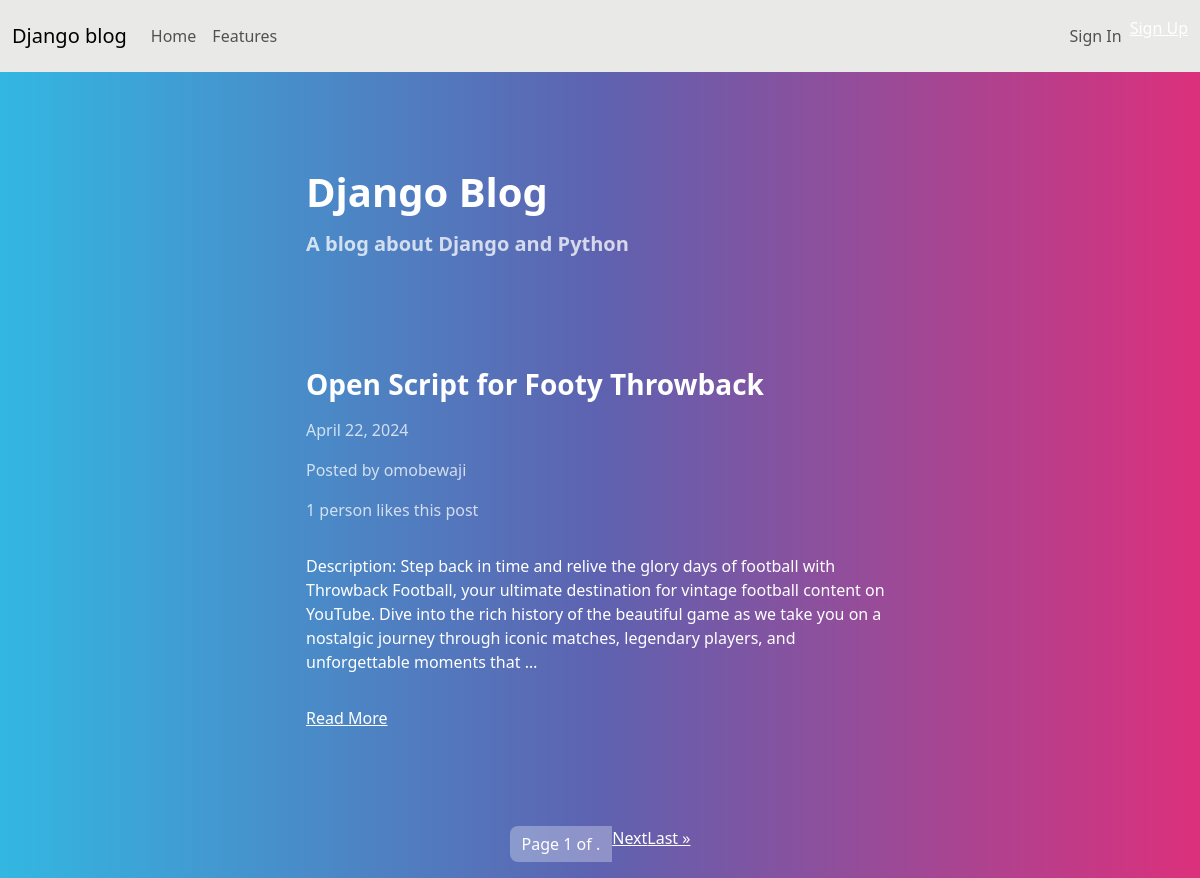
The page / on the database its author committed.
### blog/models.py (models this page shows)
class Article(models.Model):
    title = models.CharField(max_length=255)
    content = HTMLField()
    date = models.DateField(auto_now_add=True)
    author = models.ForeignKey(User, on_delete=models.CASCADE)
    featured = models.BooleanField(default=False)
    likes = models.ManyToManyField(User, related_name='likes', blank=True)

### blog/views.py (the view)
# urls.py: path('', Index.as_view(), name='index'),
class Index(ListView):
    model = Article
    queryset = Article.objects.all().order_by('-date')
    template_name = 'blog/index.html'
    paginate_by = 1

### blog/templates/blog/index.html (shortened to what this page needs)
{% extends "blog/base.html" %}
{% block content %}
    <div class='row'>
        <div class= "col-md-6 col-12 mx-md-auto mx-3 mt-5 mb=5">
            <h1 class= 'fw-bloder'>Django Blog</h1>
            <h5 class='text-muted'>A blog about Django and Python</h5>
        </div>
    </div>
    {% for object in object_list %}
    <div class='row'>
            <div class= "col-md-6 col-12 mx-md-auto mx-3 mt-5 mb=5">
                <h3 class="fw-bold">{{ object.title }}</h3>
                <p class='text-muted'> {{ object.date }}</p>
                <p class='text-muted'> Posted by {{ object.author.username }}</p>
                {% if object.likes.count == 1 %}
                    <p class="text-muted">{{ object.likes.count }} person likes this post</p>
                {% else %}
                    <p class='text-muted'>{{ object.likes.count }} people like this post</p>
                {% endif %}
                <div class='my-3'>
                {{ object.content|truncatewords_html:50|safe}}
                </div>
                <a href="{% url 'detail_article' object.id %}">Read More</a>
            </div>
    </div>
    {% endfor %}
    <nav>
        <ul class='pagination'>
            <div class="mx-auto d-flex flex-row  mt-5">
                <li class="page-item">
                    <a class='page-link'href="#">Page {{ page_obj.number }} of {{ page_obj.paginatior.num_pages}}.</a>
                </li>
                {% if page_obj.has_next %}
                    <li class="page-item">
                        <a class="page.link" href="?page={{ page_obj.next_page_number }}">Next</a>
                    </li>
                    <li class="page-item">
                        <a class='page.link' href='?page={{ page_obj.paginatior.num_pages }}'>Last &raquo;</a>
                    </li>
                {% endif %}
                </div>
        </ul>
    </nav>
{% endblock content %}

### blog/templates/blog/base.html (shortened to what this page needs)
<!DOCTYPE html>
<html lang= "en">
<head>
    <link rel ="stylesheet" href="https://bootswatch.com/5/quartz/bootstrap.min.css">
</head>
<body>
    {% include "blog/nav.html" %}
     {% block content %}
    {% endblock content %}
</body>
</html>

### blog/templates/blog/nav.html (shortened to what this page needs)
<nav class="navbar navbar-expand-lg navbar-light bg-light">
    <div class="container-fluid">
      <a class="navbar-brand" href="{% url 'index'%}">Django blog</a>
      <div class="collapse navbar-collapse" id="navbarText">
        <ul class="navbar-nav me-auto mb-2 mb-lg-0">
          <li class="nav-item">
            <a class="nav-link" aria-current="page" href="#">Home</a>
          </li>
          <li class="nav-item">
            <a class="nav-link" href="#">Features</a>
          </li>
        </ul>
        <ul class='navbar-nav'>
          {% if request.user.is_authenticated %}
            <li class="nav-item">
              <a class="nav-link" href="{%  url 'logout'%}">Sign Out</a>
            </li>
          {% else %}
            <li class="nav-item">
              <a class="nav-link" href="{% url 'login' %}">Sign In</a>
            </li>
            <li class='nav-item'>
              <a class="nav-item" href="{% url 'register' %}">Sign Up</a>
            </li>
          {%  endif %}
          </ul>
      </div>
    </div>
  </nav>

### rows shown on the page
Article: title "Open Script for Footy Throwback", date "April 22, 2024", author.username "omobewaji", likes.count "1", content "Description: Step back in time and relive the glory days of football with Throwback Football, your ultimate destination for vintage football content on YouTube. Dive into the rich history of the beautiful game as we take you on a nostalgic journey through iconic matches, legendary players, and unforgettable moments that …"

### other values the page prints
{{ page_obj.number }} "1"
